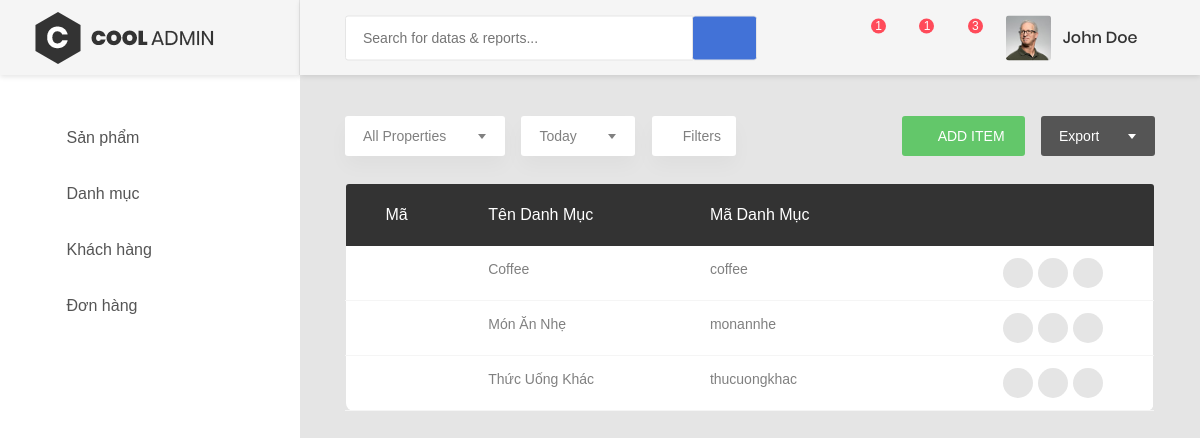
The page /admin/index.php?page=category on the database its author committed.
### tables this page shows
CREATE TABLE `cases` (
  `casebook` varchar(255) NOT NULL,
  `name` varchar(255) NOT NULL
);

### PHP/code.php (called while the page is built, shortened)
<?php
function getCasebook()
{
    global $conn;
    $sql = "SELECT * FROM cases";
    return $conn->query($sql);
}

### admin/page/category.php (the view, shortened to what this page needs)
<div class="table-data__tool">
    <div class="table-data__tool-left">
        <div class="rs-select2--light rs-select2--md">
        </div>
        <div class="rs-select2--light rs-select2--sm">
        </div>
        <button class="au-btn-filter">
            <i class="zmdi zmdi-filter-list"></i>filters</button>
    </div>
    <div class="table-data__tool-right">
        <button class="au-btn au-btn-icon au-btn--green au-btn--small">
            <i class="zmdi zmdi-plus"></i>add item</button>
        <div class="rs-select2--dark rs-select2--sm rs-select2--dark2">
        </div>
    </div>
</div>
<div class="table-responsive m-b-40">
    <table class="table table-borderless table-data3">
        <thead>
            <tr>
                <th>Mã</th>
                <th>Tên danh mục</th>
                <th>Mã danh mục</th>
                <th></th>
            </tr>
        </thead>
        <tbody id="table_product">
            <?php
            $result = getCasebook();
            while ($row = $result->fetch_assoc()) {
                ?>
            <tr>
                <td><?php echo $row['id'] ?></td>
                <td><?php echo $row['name'] ?></td>
                <td><?php echo $row['casebook'] ?></td>
                <td>
                    <div class="table-data-feature">
                        <button class="item" data-toggle="tooltip" data-placement="top" title="Edit">
                            <i class="zmdi zmdi-edit"></i>
                        </button>
                        <button class="item" data-toggle="tooltip" data-placement="top" title="Delete">
                            <i class="zmdi zmdi-delete"></i>
                        </button>
                        <button class="item" data-toggle="tooltip" data-placement="top" title="More">
                            <i class="zmdi zmdi-more"></i>
                        </button>
                    </div>
                </td>
            </tr>
            <?php
        }
        ?>
        </tbody>
    </table>
</div>

### rows shown on the page
cases: name "Coffee", casebook "coffee"
cases: name "Món Ăn Nhẹ", casebook "monannhe"
cases: name "Thức Uống Khác", casebook "thucuongkhac"
